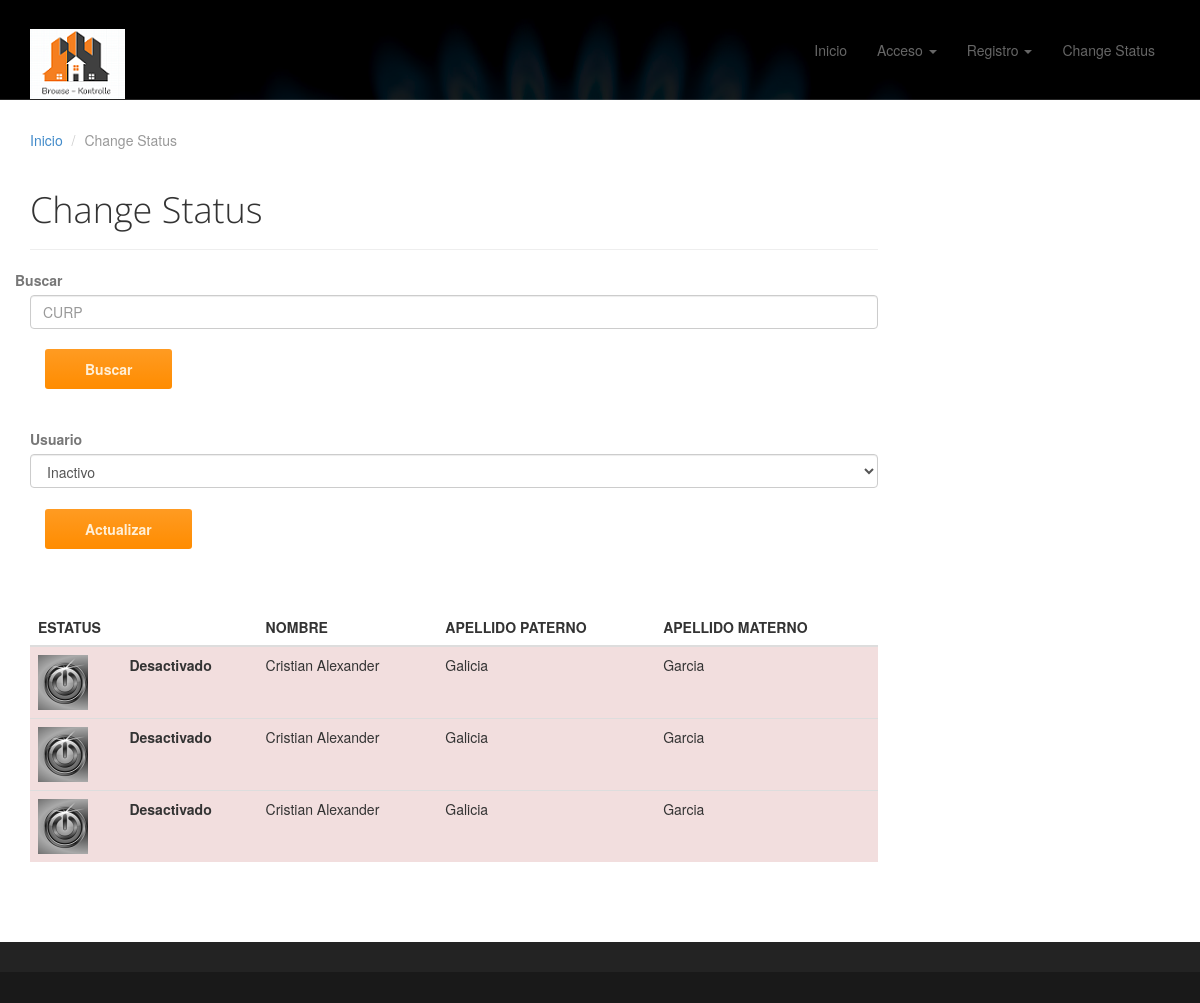
/Progressus/contact-inactivos.php, run on the app's committed database.
### tables this page shows
CREATE TABLE IF NOT EXISTS `usuarios` (
  `id_usuarios` int(11) NOT NULL,
  `nombre` varchar(50) NOT NULL,
  `ap_paterno` varchar(30) NOT NULL,
  `ap_materno` varchar(30) NOT NULL,
  `curp` varchar(25) NOT NULL,
  `rfc` varchar(25) NOT NULL,
  `imms` varchar(25) NOT NULL,
  `correo` varchar(50) NOT NULL,
  `contra` varchar(50) NOT NULL,
  `id_estado` int(11) NOT NULL
);

### Progressus/contact-inactivos.php (the view, shortened to what this page needs)
<!DOCTYPE html>
<html lang="en">
<head>
	<link rel="stylesheet" href="assets/css/bootstrap.min.css">
	<link rel="stylesheet" href="assets/css/font-awesome.min.css">
	<link rel="stylesheet" href="assets/css/bootstrap-theme.css" media="screen" >
	<link rel="stylesheet" href="assets/css/main.css">
</head>
<body>
	<div class="navbar navbar-inverse navbar-fixed-top headroom" >
		<div class="container">
			<div class="navbar-header">
				<a class="navbar-brand" href="index.html"><img src="assets/images/logo1.png" alt="Progressus HTML5 template"></a>
			</div>
			<div class="navbar-collapse collapse">
				<ul class="nav navbar-nav pull-right">
					<li><a href="index.html">Inicio</a></li>
					<li class="dropdown">
						<a href="#" class="dropdown-toggle" data-toggle="dropdown">Acceso <b class="caret"></b></a>
					</li>
					<li class="dropdown">
						<a href="#" class="dropdown-toggle" data-toggle="dropdown">Registro <b class="caret"></b></a>
					</li>
					<li><a href="contact.php">Change Status</a></li>
				</ul>
			</div>
		</div>
	</div>
	<header id="head" class="secondary"></header>
	<div class="container">
		<ol class="breadcrumb">
			<li><a href="index.html">Inicio</a></li>
			<li class="active">Change Status</li>
		</ol>
		<div class="row">
			<article class="col-sm-9 maincontent">
				<header class="page-header">
					<h1 class="page-title">Change Status</h1>
				</header>
				<form action="buscar.php">
							<div class="row">
							<label>Buscar</label>
							</div>
						<div class="row">
							<div class="col-sm-12">
								<input class="form-control" name="curp" type="text" placeholder="CURP">
						</div>
						</div>
						<br>
							<div class="col-sm-2 text-right">
								<input class="btn btn-action" type="submit" value="Buscar">
							</div>
					</form>
<br>
<br><br><br>
						<form >
							<div class="col-sm-12">
								<div class="row">
									<label>Usuario</label>
									<select class="form-control" name="status" id="status">
 									 <option value="I">Inactivo</option>
									</select>
								<br>
								</div>
								</div>
								<br><br><br><br>
								<div class="col-sm-2 text-right">
								<input class="btn btn-action" type="submit" value="Actualizar">
							</div>
							<br><br><br>
							</form>
				<br>
					<br>
						<div class="row">
							<div class="col-sm-12">
<table class="table table-sm table-dark">
  <thead>
    <tr>
      <th scope="col" colspan="2">ESTATUS</th>
      <th scope="col">NOMBRE</th>
      <th scope="col">APELLIDO PATERNO</th>
      <th scope="col">APELLIDO MATERNO</th>
    </tr>
  </thead>
  <tbody>
    <?php
$mysqli= new mysqli("localhost","root","","id3763537_comentarios");
$result=$mysqli->query("select id_usuarios,nombre,ap_paterno,ap_materno,id_estado from usuarios");
if (!$mysqli) {
    echo "Falló la seleccion de el registro: (" . $mysqli->errno . ") " . $mysqli->error;
}else{
while ($fila = $result->fetch_row()) {
	$id=$fila[0];
        $st=$fila[4];
       if($fila[4]=="1"){
       	?>
  <?php
 }else{
	?>
<tr class="bg-danger">
	<th> <?php
		echo "<a href='changeS.php?id=$id&st=$st' ><img class='mr-3'  src='assets/images/off.png' alt='Generic placeholder image' ></a>";
		?>  </th>
      <th scope="row">Desactivado</th>
      <td><?php
       printf("%s\n", $fila[1]);
       ?>
   	  </td>
      <td><?php
       printf("%s\n", $fila[2]);
       ?>
   	  </td>
       <td><?php
       printf("%s\n", $fila[3]);
       ?>
   	  </td>
    </tr>
  <?php
}
            }
        }
  ?>
  </tbody>
</table>
							</div>
						</div>
						<br>
			</article>
		</div>
	</div>
	<div class="row">
					<br/>
<br/>
				</div>
	<footer id="footer">
		<div class="footer1">
		</div>
		<div class="footer2">
			<div class="container">
				<div class="row">
					<div class="col-md-6 widget">
					</div>
					<div class="col-md-6 widget">
					</div>
				</div>
			</div>
		</div>
	</footer>
</body>
</html>

### Progressus/assets/css/main.css (style rules this page uses)
#head { background:#181015 url( ../images/gas.jpg) no-repeat; background-size: cover; min-height:538px; text-align: center; padding-top:240px; color:white; font-family:"Open sans", Helvetica, Arial; font-weight:300; }
#head.secondary { height:100px; min-height: 100px; padding-top:0px; }
.headroom { -webkit-transition: all 0.4s ease-out; -moz-transition: all 0.4s ease-out; -o-transition: all 0.4s ease-out; transition: all 0.4s ease-out; }
h1, h2, h3, h4, h5, h6 { font-family:"Open sans", Helvetica, Arial; }
h1, .h1, h2, .h2, h3, .h3 { margin-top:30px; }
label { color: #777; }
.page-title { margin-top:20px; font-weight:300; }
.breadcrumb { background:none; padding:0; margin:30px 0 0px 0; }
img { max-width:100%; }
.footer1 { background: #232323; padding: 30px 0 0 0; font-size: 12px; color: #999; }
.footer2 { background: #191919; padding: 15px 0; color: #777; font-size: 12px; }

### data on the page
usuarios: nombre "Cristian Alexander", ap_paterno "Galicia", ap_materno "Garcia"
usuarios: nombre "Cristian Alexander", ap_paterno "Galicia", ap_materno "Garcia"
usuarios: nombre "Cristian Alexander", ap_paterno "Galicia", ap_materno "Garcia"
